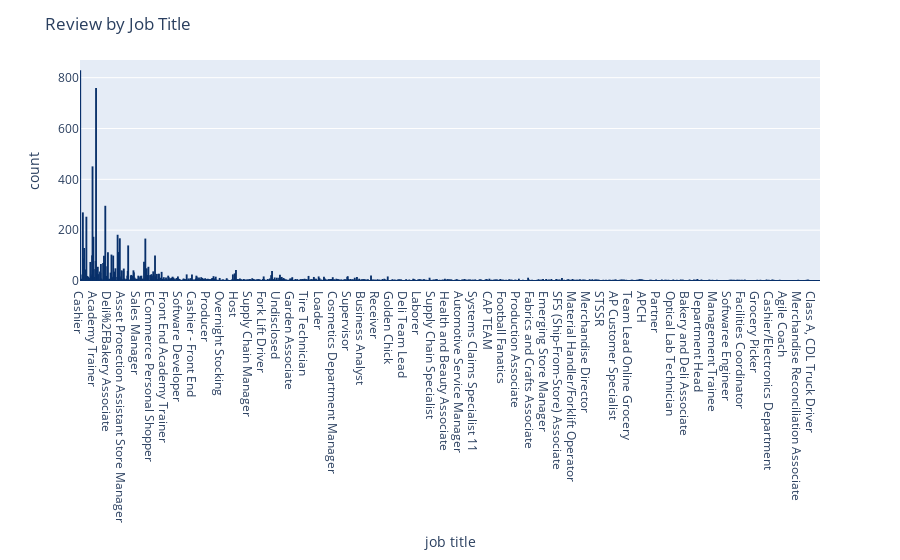

The cell this chart's notebook holds for it:
### Markdown cell above
#### Plot review count by job title

### Code cell
fig = px.histogram(walmart_df, x="job title")
fig.update_traces(marker_color="orange",marker_line_color='rgb(8,48,107)',
                  marker_line_width=1.5)
fig.update_layout(title_text='Review by Job Title')
fig.show()

### Figure 1 — Plotly figure (JSON) as saved in the notebook; plotly's stock layout.template omitted (floating-point values rounded to 4 significant figures; data arrays with more than 128 entries replaced by an {"elided": "..."} marker saying what was removed)
{"data": [{"alignmentgroup": "True", "bingroup": "x", "hovertemplate": "job title=%{x}<br>count=%{y}<extra></extra>", "legendgroup": "", "marker": {"color": "orange", "line": {"color": "rgb(8,48,107)", "width": 1.5}, "pattern": {"shape": ""}}, "name": "", "offsetgroup": "", "orientation": "v", "showlegend": false, "type": "histogram", "x": {"elided": "9920 str values"}, "xaxis": "x", "yaxis": "y"}], "layout": {"barmode": "relative", "legend": {"tracegroupgap": 0}, "margin": {"t": 60}, "title": {"text": "Review by Job Title"}, "xaxis": {"anchor": "y", "domain": [0, 1], "title": {"text": "job title"}}, "yaxis": {"anchor": "x", "domain": [0, 1], "title": {"text": "count"}}}}
